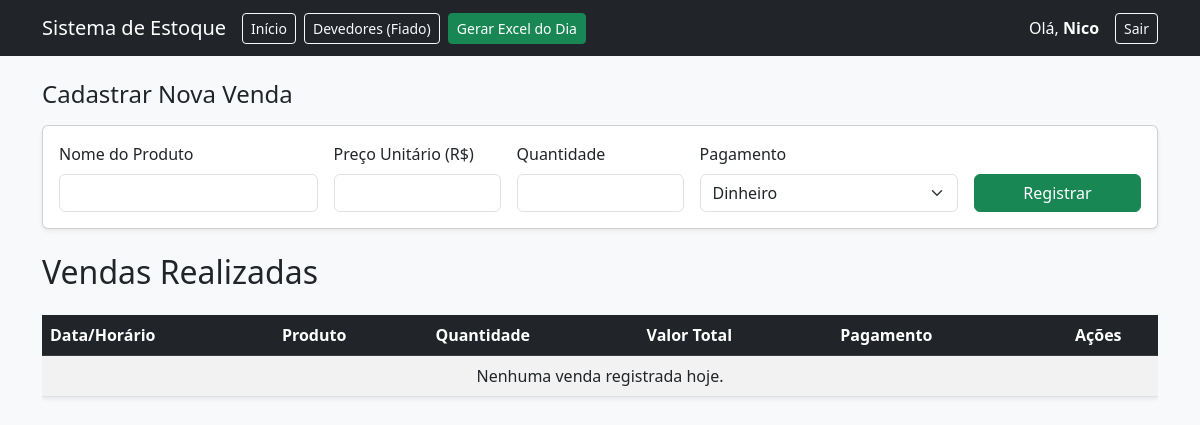
Before: /registrarVendas (signed in) with the older database file.
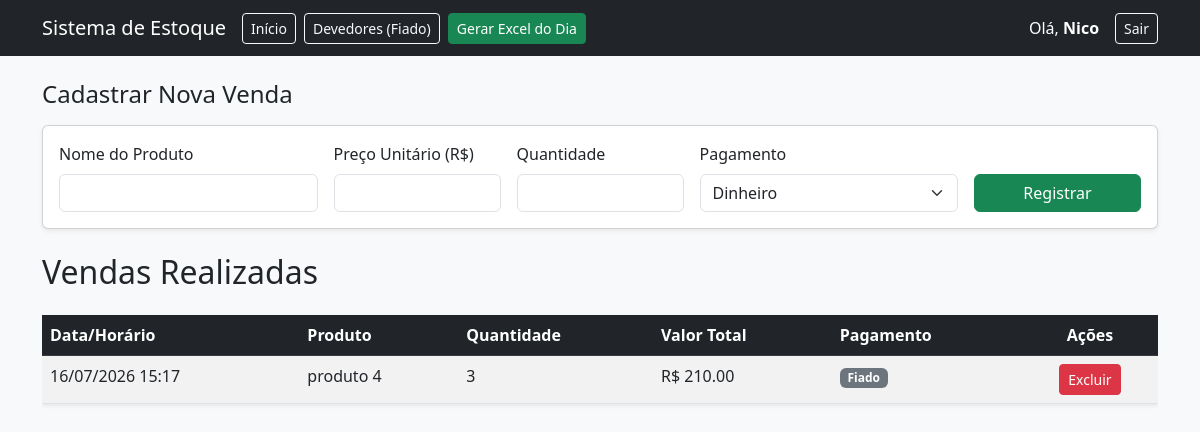
After: the same page with the newer database file.
### app.py (models this page shows)
class Venda(db.Model):
    id = db.Column(db.Integer, primary_key=True)
    produto_nome = db.Column(db.String(100), nullable=False)
    quantidade = db.Column(db.Integer, nullable=False)
    valor_total = db.Column(db.Float, nullable=False)
    pagamento = db.Column(db.String(50), nullable=False)
    data_venda = db.Column(db.DateTime, default=datetime.now)
    usuario_id = db.Column(db.Integer, db.ForeignKey('usuario.id'), nullable=False)

### app.py (the view, shortened to what this page needs)
@app.route('/registrarVendas', methods=['GET', 'POST'])
@login_required
def registrarVendas():
    vendas = Venda.query.filter_by(usuario_id=current_user.id).order_by(Venda.data_venda.desc()).all()
    return render_template('registrarVendas.html', vendas=vendas)

### app.py (called while the page is built)
@login_manager.user_loader
def load_user(user_id):
    return db.session.get(Usuario, int(user_id))

### templates/registrarVendas.html (shortened to what the changed rows need)
<!DOCTYPE html>
<html lang="pt-br">
<head>
    <link href="https://cdn.jsdelivr.net/npm/bootstrap@5.3.0/dist/css/bootstrap.min.css" rel="stylesheet">
</head>
<body class="bg-light">
    <div class="container">
        <h2 class="h4 mb-3">Cadastrar Nova Venda</h2>
        <h2>Vendas Realizadas</h2>
        <div class="table-responsive">
            <table class="table table-striped table-hover mt-3 bg-white shadow-sm">
                <thead class="table-dark">
                    <tr>
                        <th>Data/Horário</th>
                        <th>Produto</th>
                        <th>Quantidade</th>
                        <th>Valor Total</th>
                        <th>Pagamento</th>
                        <th class="text-center">Ações</th>
                    </tr>
                </thead>
                <tbody>
                    {% for venda in vendas %}
                    <tr>
                        <td>{{ venda.data_venda.strftime('%d/%m/%Y %H:%M') }}</td>
                        <td>{{ venda.produto_nome }}</td>
                        <td>{{ venda.quantidade }}</td>
                        <td>R$ {{ "%.2f"|format(venda.valor_total) }}</td>
                        <td><span class="badge bg-secondary">{{ venda.pagamento }}</span></td>
                        <td class="text-center">
                            <a href="/deletar_venda/{{venda.id}}" class="btn btn-danger btn-sm"
                                onclick="return confirm('Tem certeza que deseja excluir esta venda?')">Excluir</a>
                        </td>
                    </tr>
                    {% endfor %}
                    {% if not vendas %}
                    <tr>
                        <td colspan="6" class="text-center">Nenhuma venda registrada hoje.</td>
                    </tr>
                    {% endif %}
                </tbody>
            </table>
        </div>
    </div>
</body>
</html>

Changed rows visible on the page:
added Venda: data_venda "16/07/2026 15:17", produto_nome "produto 4", quantidade "3", valor_total "210.00", pagamento "Fiado"
Other visible differences:
text no longer shown: "Nenhuma venda registrada hoje."
